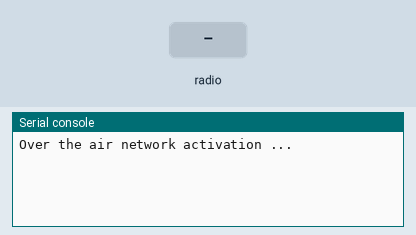
Recording of a program running on a simulated Pycom board running MicroPython. Shown: the last lines printed to the serial console. Inputs (shaded band) come from the test bench. No radio messages arrive unless stated (any console line starting 'radio sent:' is added by the test bench); the LoRaWAN join succeeds after 3 s and a send takes 0.1 s.

Above: at 1.2 s.
1.3 s: radio message "fq" arrives
At 2.8 s:
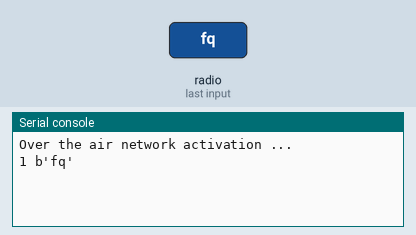
4.3 s: radio message "0" arrives
At 5.1 s:
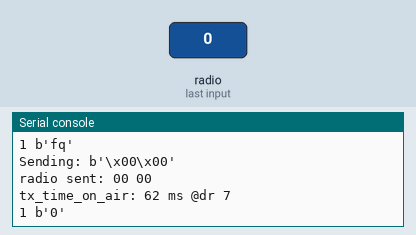

The program:

main-EU868-ABP-Works.py
```python
# (licence header left out)
"""
    --OTAA Node example-- I modified for ABP Node  as per LoRaWAN EU868 regional specification
    - compatible with the LoPy Nano Gateway and all other LoraWAN gateways
    - tested works with a LoRaServer and TTN servers
"""

from network import LoRa
import socket
import binascii
import struct
import time

LORA_CHANNEL = 1 # zero = random
LORA_NODE_DR = 3
'''
    utility function to setup the lora channels
'''
def prepare_channels(lora, channel, data_rate):
    EU868_FREQUENCIES = [
        { "chan": 1, "fq": "868100000" },
        { "chan": 2, "fq": "868300000" },
        { "chan": 3, "fq": "868500000" },
        { "chan": 4, "fq": "867100000" },
        { "chan": 5, "fq": "867300000" },
        { "chan": 6, "fq": "867500000" },
        { "chan": 7, "fq": "867700000" },
        { "chan": 8, "fq": "867900000" },
    ]
    if not channel in range(0, 9):
        raise RuntimeError("channels should be in 0-8 for EU868")

    if channel == 0:
        import  uos
        channel = (struct.unpack('B',uos.urandom(1))[0] % 7) + 1

    upstream = (item for item in EU868_FREQUENCIES if item["chan"] == channel).__next__()

    # set the 3 default channels to the same frequency
    lora.add_channel(0, frequency=int(upstream.get('fq')), dr_min=0, dr_max=5)
    lora.add_channel(1, frequency=int(upstream.get('fq')), dr_min=0, dr_max=5)
    lora.add_channel(2, frequency=int(upstream.get('fq')), dr_min=0, dr_max=5)

    for i in range(3, 16):
        lora.remove_channel(i)

    return lora

'''
    call back for handling RX packets
'''
def lora_cb(lora):
    events = lora.events()
    if events & LoRa.RX_PACKET_EVENT:
        if lora_socket is not None:
            frame, port = lora_socket.recvfrom(512) # longuest frame is +-220
            print(port, frame)
    if events & LoRa.TX_PACKET_EVENT:
        print("tx_time_on_air: {} ms @dr {}".format(lora.stats().tx_time_on_air, lora.stats().sftx))


'''
    Main operations: this is sample code for LoRaWAN on EU868
'''

lora = LoRa(mode=LoRa.LORAWAN, region=LoRa.EU868) #, device_class=LoRa.CLASS_C)

# create an ABP authentication params
dev_addr = struct.unpack(">l", binascii.unhexlify('2601147D'))[0]
nwk_swkey = binascii.unhexlify('3C74F4F40CAEA021303BC24284FCF3AF')
app_swkey = binascii.unhexlify('0FFA7072CC6FF69A102A0F39BEB0880F')

prepare_channels(lora, LORA_CHANNEL, LORA_NODE_DR)

# join a network using ABP
lora.join(activation=LoRa.ABP, auth=(dev_addr, nwk_swkey, app_swkey), timeout=0,  dr=LORA_NODE_DR) # DR is 2 in v1.1rb but 0 worked for ne

# wait until the module has joined the network
print('Over the air network activation ... ', end='')
while not lora.has_joined():
    time.sleep(2.5)
    print('.', end='')
print('')

# create a LoRa socket
lora_socket = socket.socket(socket.AF_LORA, socket.SOCK_RAW)

# set the LoRaWAN data rate
lora_socket.setsockopt(socket.SOL_LORA, socket.SO_DR, LORA_NODE_DR)

# msg are confirmed at the FMS level
lora_socket.setsockopt(socket.SOL_LORA, socket.SO_CONFIRMED, 0)

# make the socket non blocking y default
lora_socket.setblocking(False)

lora.callback(trigger=( LoRa.RX_PACKET_EVENT |
                        LoRa.TX_PACKET_EVENT |
                        LoRa.TX_FAILED_EVENT  ), handler=lora_cb)

time.sleep(4) # this timer is important and caused me some trouble ...

for i in range(0, 1000):
    pkt = struct.pack('>H', i)
    print('Sending:', pkt)
    lora_socket.send(pkt)
    time.sleep(30)
    #rx, port = lora_socket.recvfrom(256)
    #if rx:
    #    print('Received: {}, on port: {}'.format(rx, port))
    #time.sleep(26)
```

Measured:
- after the input at 1.3 s, the serial console: prints a new line at once (image 1)
- after the input at 4.3 s, the serial console: prints a new line at once (image 2)
